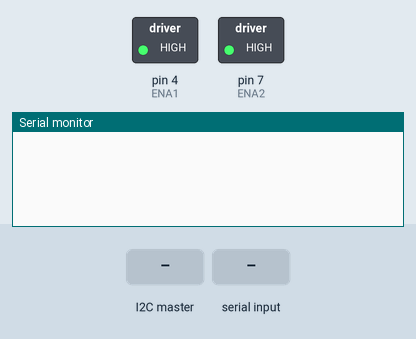
Recording of a sketch running on a simulated Arduino Uno, built with avr-gcc and run on an emulated ATmega328P. On the bench: switched loads named in the sketch (green lamp = pin HIGH), the last lines printed to the serial monitor. The test bench sets the inputs (shaded band).

Above: at 1.2 s.
1.3 s: the I2C master sends ","
At 2.3 s:
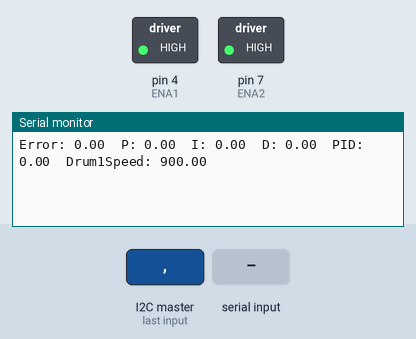
2.8 s: "b90\n" received over Serial
At 4.2 s:
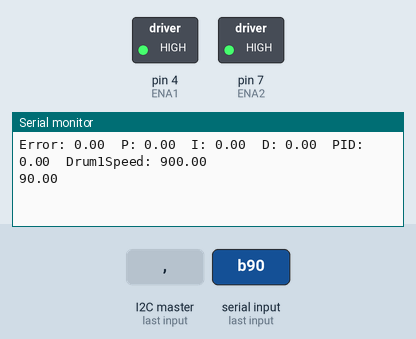

The sketch:

PIDController_Motor.ino
```cpp
#include <AccelStepper.h>
#include <Wire.h>
#include <math.h>

#define slaveAddress 0x08

AccelStepper stepper1(1, 2, 3);  int ENA1 = 4;   //PUL- PIN2; DIR- PIN3; ENA- PIN4;
AccelStepper stepper2(1, 5, 6);  int ENA2 = 7;

float MaxiSpeed = 2000;

// User Command
char cmd;
String cmdString;
String cmdnum;
int cmdint;

//------------Machine Parameters
const float drumD1 = 150;   // mm
const float drumD2 = 150;   // mm
const float D_gear_above = 60;    // mm
const float D_gear_below = 22;    // mm
const float i_gear = D_gear_above / D_gear_below;
const float distance = 281.5;   // mm
const int i_gearbox = 10;

//----------------Motor Parameters
const float stepdegree = 0.9;  // [°]
float peelspeed = 1000;         // mm/min (Initial)
float drum1speed = 900;
float drum2speed = 1000;

float v_D2 = peelspeed;                          //drum2 velocity v  [mm/min]
float w_D2 = v_D2 * 2 / drumD2;                  //drum2 angular velocity w   [rad/min]
float w_gear2_above = w_D2;                      //gear2 above angular velocity w  [rad/min]
float w_gear2_below = i_gear * w_gear2_above;    //gear2 below angular velocity w  [rad/min]
float w_motor2 = i_gearbox * w_gear2_below / 60;      //motor2 angular velocity w  [rad/s]
float n_motor2 = (60 / 2 / PI) * w_motor2;       //motor2 rpm  [1/min]
float degreePerSec_motor2 = n_motor2 * 360 / 60;   // [°/s]

float motor2speed = degreePerSec_motor2 / stepdegree;  // motor2 speed in [steps/sec]
float speed_conversion_factor = 2 / drumD1 * i_gear * i_gearbox / 60 * 60 / 2 / PI * 360 / 60 / stepdegree;
float motor1speed = drum1speed * speed_conversion_factor;

//----------------Drum Motors
bool DMready = false;
bool DMrun = false;
unsigned long t_SpeedMeasure = 0;
const double serialPrintInterval = 50;  // 50ms


//--------------I2C Send data
bool flag = false;
bool speedmeasure;
char I2C[16];
float angleChange;


//------------PID Control
float setAngle;
float error = 0;
float pre_e = 0;
float pre_i = 0;
float kp = 0;
float ki = 0;
float kd = 0;
float dt = 0.050;  //50ms
float P, I, D, PID;


void setup() {
  pinMode(ENA1, OUTPUT);
  pinMode(ENA2, OUTPUT);

  digitalWrite(ENA1, HIGH);
  digitalWrite(ENA2, HIGH);

  stepper1.setMaxSpeed(MaxiSpeed);
  stepper1.setSpeed(0);          // Set Motor 1 Speed at  steps/sec

  stepper2.setMaxSpeed(MaxiSpeed);
  stepper2.setSpeed(0);          // Set Motor 2 Speed at  steps/sec

  Serial.begin(9600);

  Wire.begin(slaveAddress);                       // adress as '2';
  Wire.onReceive(receiveEvent);
}

void loop() {
  if (Serial.available()) {     //
    //cmd = Serial.read();        //
    //cmdint = Serial.parseInt();
    cmdString = Serial.readString();
    cmd = cmdString.charAt(0);
    cmdnum = cmdString.substring(1);
    cmdint = cmdnum.toInt();

    runUsercmd();
  }

  // I2C data transmission
  if(flag){
    speedControl();
    flag = false;
  }

  if(DMready){
    autoDM();
  }
}


void receiveEvent(int howMany){
  for(int i = 0; i < howMany; i++){
    I2C[i] = Wire.read();
  }
  String readData = String(I2C);
  String I2C_array[3];
  int I2C_stringStart = 0;
  int I2C_arrayIndex = 0;
  for(int i = 0; i < readData.length(); i++){
    if(readData.charAt(i) == ','){
      I2C_array[I2C_arrayIndex] = "";
      I2C_array[I2C_arrayIndex] = readData.substring(I2C_stringStart, i);
      I2C_stringStart = i + 1;
      I2C_arrayIndex++;
    }
  }
  angleChange = I2C_array[0].toFloat();

  //Serial.println(angleChange);
  flag = true;
}

void speedControl(){
  error = -angleChange;                   // define error as the angle deviation
  P = kp * error;                         // P output
  pre_i = pre_i + error * dt;             // accumulated error over time, with dt = 0.05s (50ms)
  I = ki * pre_i;                         // I output
  D = kd * ((error - pre_e) / dt);        // D output
  PID = P + I + D;                        // PID output
  pre_e = error;                          // save the previous error

  Serial.print("Error: "); Serial.print(error);
  Serial.print("  P: "); Serial.print(P);
  Serial.print("  I: "); Serial.print(I);
  Serial.print("  D: "); Serial.print(D);
  Serial.print("  PID: "); Serial.print(PID);

  //Motor Speed
  if(PID > 0){
    motor1speed = motor1speed + 1;
    drum1speed = motor1speed / speed_conversion_factor;
  }else if(PID < 0){
    motor1speed = motor1speed - 1;
    drum1speed = motor1speed / speed_conversion_factor;
  }

  if(motor1speed > motor2speed){
    motor1speed = motor2speed;
  }
  Serial.print("  Drum1Speed: "); Serial.println(drum1speed);
}

void autoDM(){
  if(DMrun){
    stepper1.setMaxSpeed(MaxiSpeed);
    stepper2.setMaxSpeed(MaxiSpeed);
    stepper1.setSpeed(motor1speed);
    stepper2.setSpeed(motor2speed);

    stepper1.runSpeed();
    stepper2.runSpeed();
  }
  else{
    stepper1.setSpeed(0);
    stepper2.setSpeed(0);
  }
}

void runUsercmd(){
  switch(cmd){
    case 'A':
      DMready = true;
      break;

    case 'a':
      DMready = false;
      break;

    case 'B':
      DMrun = true;
      break;

    case 'b':
      DMrun = false;

    case 'V':
      drum2speed = cmdint;
      drum1speed = drum2speed - 50;
      motor2speed = drum2speed * speed_conversion_factor;
      motor1speed = drum1speed * speed_conversion_factor;
      Serial.println(drum2speed);
      break;

    case 'E':
      DMrun = false;
      DMready = false;
      stepper1.setSpeed(0);
      stepper2.setSpeed(0);
      drum2speed = 1000;
      drum1speed = 900;
      motor2speed = drum2speed * speed_conversion_factor;
      motor1speed = drum1speed * speed_conversion_factor;
      break;
  }

}
```

Measured:
- after the input at 1.3 s, the serial monitor: prints a new line at once (image 1)
- after the input at 2.8 s, the serial monitor: prints a new line after 1.0 s (image 2)
